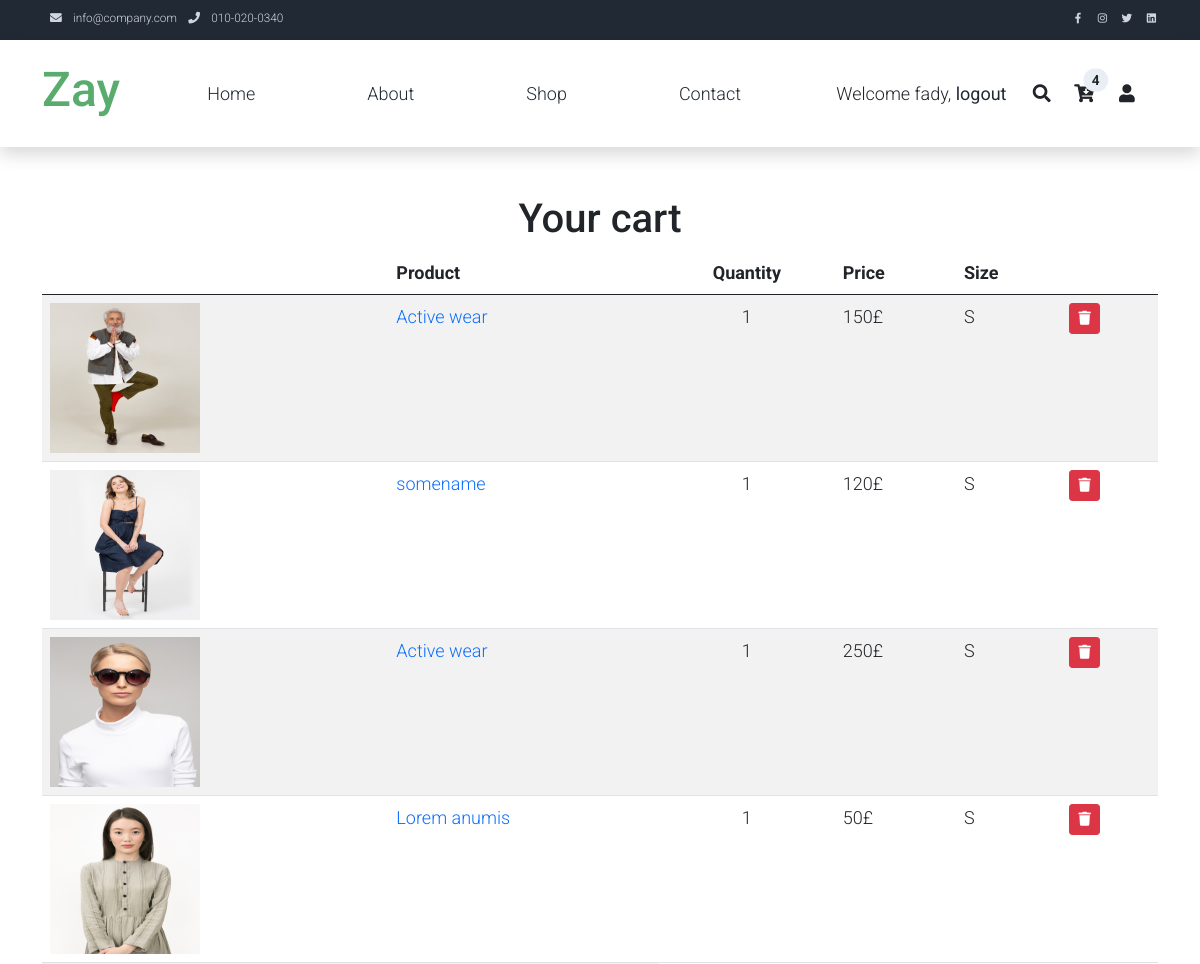
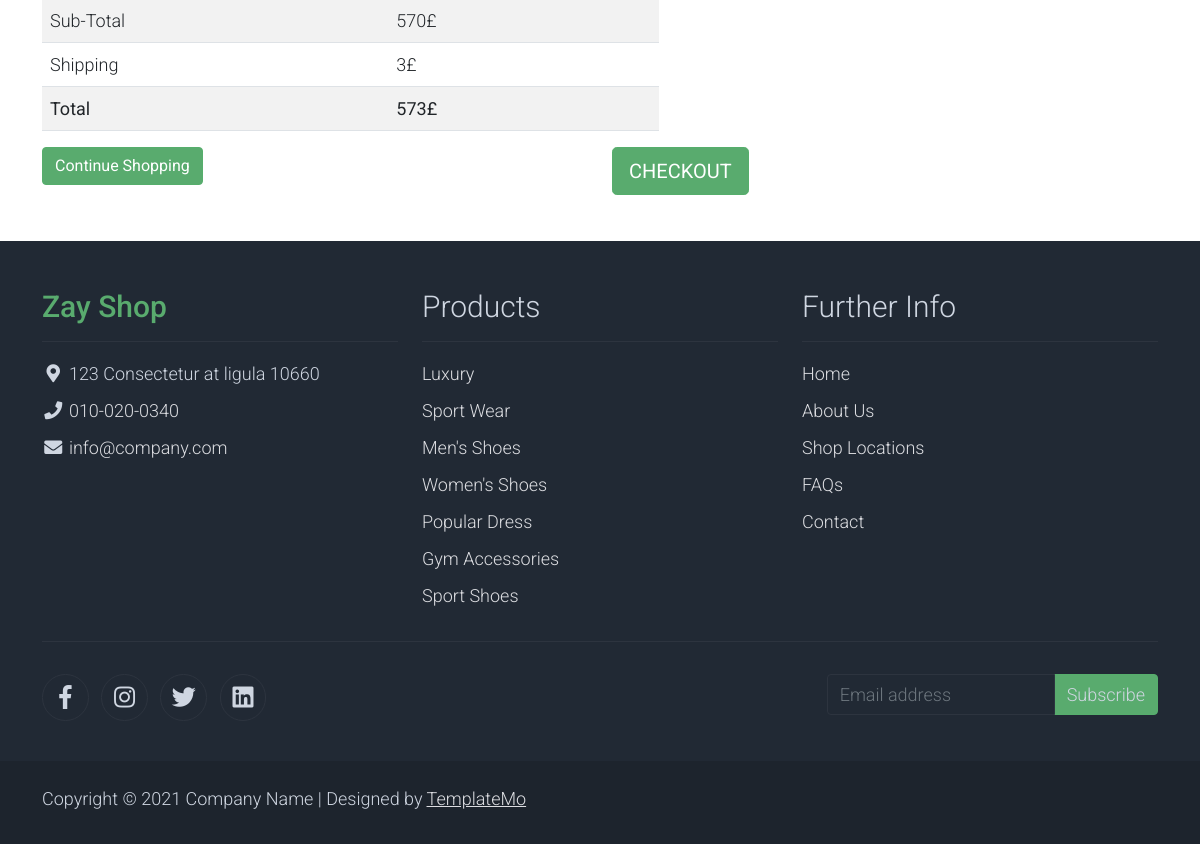
The app's page /cart (signed in) with its own data (2 pictures, top to bottom).
### authentication/models.py (models this page shows)
class UserProfile(models.Model):
    user = models.OneToOneField(User, related_name='user', on_delete=models.CASCADE)
    avatar = models.ImageField(upload_to="profiles", default="profiles/default.png")
    items_in_cart = models.IntegerField(default=0)

### cart/models.py (models this page shows)
class Item(models.Model):
    product = models.ForeignKey(Product, on_delete=models.CASCADE)
    user = models.ForeignKey(User, on_delete=models.CASCADE)
    quantity = models.IntegerField()
    size = models.CharField(max_length=2)

### store/models.py (models this page shows, shortened)
class Product(models.Model):
    name = models.CharField(max_length=250)
    brand = models.CharField(max_length=450)
    colors = models.CharField(max_length=450)
    description = models.TextField(blank=True)
    price = models.IntegerField()
    genders = models.CharField(max_length=6, choices=GENDER_CHOICES, blank=False)
    photo_main = models.ImageField(upload_to='photos/%Y/%m/%d/')
    photo_webp = models.ImageField(upload_to='photos/%Y/%m/%d/')
    photo_1 = models.ImageField(upload_to='photos/%Y/%m/%d/', blank=True)
    photo_2 = models.ImageField(upload_to='photos/%Y/%m/%d/', blank=True)
    photo_3 = models.ImageField(upload_to='photos/%Y/%m/%d/', blank=True)
    photo_4 = models.ImageField(upload_to='photos/%Y/%m/%d/', blank=True)
    photo_5 = models.ImageField(upload_to='photos/%Y/%m/%d/', blank=True)
    photo_6 = models.ImageField(upload_to='photos/%Y/%m/%d/', blank=True)
    S = models.BooleanField(default=True)
    M = models.BooleanField(default=True)
    L = models.BooleanField(default=True)
    XL = models.BooleanField(default=True)
    list_date = models.DateTimeField(default=datetime.now, blank=True)

### cart/views.py (the view)
# urls.py: path('', views.index, name='index'),
@login_required()
def index(request, calledFromRemove=False):
    items = Item.objects.filter(user=request.user)
    subtotal = 0
    for item in items:
        subtotal += item.product.price
    if calledFromRemove:
        return render(request, "cart_items.html", {"items": items, "subtotal": subtotal})
    else:
        return render(request, "cart.html", {"items": items, "subtotal": subtotal})

### templates/cart.html (shortened to what this page needs)
{% extends 'base.html' %}
{% load humanize %}
{% block content %}
<section class="jumbotron text-center">
    <div class="container">
        <h1 class="jumbotron-heading mt-5">Your cart</h1>
    </div>
</section>
<div class="container mb-4">
    <div class="row" hx-swap="innerHTML" hx-target="#items">
        {% include 'cart_items.html' %}
        <div class="col mb-2">
            <div class="row">
                <div class="col-sm-12 mb-4 col-md-6">
                    <a href="{% url 'shop' %}"><button class="btn text-white btn-block btn-success btn-light">Continue Shopping</button></a>
                </div>
                <div class="col-sm-12 col-md-6 text-right">
                    <button class="btn btn-lg btn-block btn-success text-uppercase">Checkout</button>
                </div>
            </div>
        </div>
    </div>
</div>
{% endblock %}

### templates/_partials/_navbar.html (shortened to what this page needs)
<nav class="navbar navbar-expand-lg bg-dark navbar-light d-none d-lg-block" id="templatemo_nav_top">
    <div class="container text-light">
        <div class="w-100 d-flex justify-content-between">
            <div>
                <i class="fa fa-envelope mx-2"></i>
                <a class="navbar-sm-brand text-light text-decoration-none" href="mailto:info@company.com">info@company.com</a>
                <i class="fa fa-phone mx-2"></i>
                <a class="navbar-sm-brand text-light text-decoration-none" href="tel:010-020-0340">010-020-0340</a>
            </div>
            <div>
                <a class="text-light" href="https://fb.com/templatemo" target="_blank" rel="sponsored"><i class="fab fa-facebook-f fa-sm fa-fw me-2"></i></a>
                <a class="text-light" href="https://www.instagram.com/" target="_blank"><i class="fab fa-instagram fa-sm fa-fw me-2"></i></a>
                <a class="text-light" href="https://twitter.com/" target="_blank"><i class="fab fa-twitter fa-sm fa-fw me-2"></i></a>
                <a class="text-light" href="https://www.linkedin.com/" target="_blank"><i class="fab fa-linkedin fa-sm fa-fw"></i></a>
            </div>
        </div>
    </div>
</nav>
<nav class="navbar navbar-expand-lg navbar-light shadow">
    <div class="container d-flex justify-content-between align-items-center">
        <a class="navbar-brand text-success logo h1 align-self-center" href="{% url 'index' %}">
            Zay
        </a>
        <div class="align-self-center collapse navbar-collapse flex-fill  d-lg-flex justify-content-lg-between" id="templatemo_main_nav">
            <div class="flex-fill">
                <ul class="nav navbar-nav d-flex justify-content-between mx-lg-auto">
                    <li class="nav-item">
                        <a class="nav-link" href="{% url 'index' %}">Home</a>
                    </li>
                    <li class="nav-item">
                        <a class="nav-link" href="{% url 'about' %}">About</a>
                    </li>
                    <li class="nav-item">
                        <a class="nav-link" href="{% url 'shop' %}">Shop</a>
                    </li>
                    <li class="nav-item">
                        <a class="nav-link" href="{% url 'contact' %}">Contact</a>
                    </li>
                </ul>
            </div>
            <div class="navbar align-self-center d-flex">
                {% if user.is_authenticated %}
                <span class="m-4">Welcome {{ user.username }},<a class="text-decoration-none" href="{% url 'logout' %}"> <strong>logout</strong></a></span>
                {% else %}
                <span class="m-4"><a class="text-decoration-none" href="{% url 'login' %}"> Login</a></span>
                {% endif %}
                <a class="nav-icon d-none d-lg-inline" href="#" data-bs-toggle="modal" data-bs-target="#templatemo_search">
                    <i class="fa fa-fw fa-search text-dark mr-2"></i>
                </a>
                <a class="nav-icon position-relative text-decoration-none" href="{% url 'cart' %}">
                    <i class="fa fa-fw fa-cart-arrow-down text-dark mr-1"></i>
                    <span class="position-absolute top-0 left-100 translate-middle badge rounded-pill bg-light text-dark" id="items-inc-cart">{% if user.is_authenticated%} {{user.user.items_in_cart}} {% endif %}</span>
                </a>
                <a class="nav-icon position-relative text-decoration-none" href="{% url 'profile' %}">
                    <i class="fa fa-fw fa-user text-dark mr-3"></i>
                </a>
            </div>
        </div>
    </div>
</nav>

### templates/cart_items.html (shortened to what this page needs)
<div class="col-12" id="items">
    <div class="table-responsive">
        <table class="table table-striped">
            <thead>
            <tr>
                <th scope="col"> </th>
                <th scope="col">Product</th>
                <th scope="col" class="text-center">Quantity</th>
                <th scope="col" class="text-right">Price</th>
                <th scope="col" class="text-right">Size</th>
                <th> </th>
            </tr>
            </thead>
            <tbody>
            {% for item in items %}
            <tr>
                <td><img width="150px" height="150px" src="{{ item.product.photo_main.url }}" /> </td>
                <td><a class="text-decoration-none" href="{% url 'item' productid=item.product.id %}">{{ item.product.name }}</a></td>
                <td class="text-center">{{ item.quantity }}</td>
                <td class="text-right">{{ item.product.price }}£</td>
                <td class="text-right">{{item.size}}</td>
                <td class="text-right"><a hx-get="{% url 'remove_from_cart' %}?id={{item.product.id}}"><button class="btn btn-sm btn-danger remove-btn"><i class="fa fa-trash"></i> </button></a></td>
            </tr>
            {% endfor %}
            <tr>
                <td>Sub-Total</td>
                <td class="text-right">{{ subtotal }}£</td>
            </tr>
            <tr>
                <td>Shipping</td>
                <td class="text-right">{% if items %}3£{% endif %}</td>
            </tr>
            <tr>
                <td><strong>Total</strong></td>
                <td class="text-right"><strong>{%if items %}{{ subtotal|add:"3" }}{% else %}0{% endif %}£</strong></td>
            </tr>
            </tbody>
        </table>
    </div>
</div>

### ecommerce_fullstack/static/assets/css/templatemo.css (style rules this page uses)
body, ul, li, p, a, label, input, div { font-family: 'Roboto', sans-serif; font-size: 18px !important; font-weight: 300 !important; }
.h1 { font-family: 'Roboto', sans-serif; font-size: 48px !important; font-weight: 200 !important; }
.logo { font-weight: 500 !important; }
.text-success { color: #59ab6e !important; }
.text-light { color: #cfd6e1 !important; }
.bg-dark { background-color: #212934 !important; }
.bg-light { background-color: #e9eef5 !important; }
.btn-success { background-color: #59ab6e !important; border-color: #56ae6c !important; }
#templatemo_nav_top { min-height: 40px; }
#templatemo_nav_top * { font-size: .9em !important; }
#templatemo_main_nav a { color: #212934; }
#templatemo_main_nav .navbar .nav-icon { margin-right: 20px; }
a { cursor: pointer; }
@media (min-width: 768px) { #templatemo_main_nav .navbar-nav { max-width: 450px; } }
@media (min-width: 992px) { #templatemo_main_nav .navbar-nav { max-width: 550px; } }

### records on screen
Item: product.photo_main (picture), product.name "Active wear", quantity "1", product.price "150", size "S"
Item: product.photo_main (picture), product.name "somename", quantity "1", product.price "120", size "S"
Item: product.photo_main (picture), product.name "Active wear", quantity "1", product.price "250", size "S"
Item: product.photo_main (picture), product.name "Lorem anumis", quantity "1", product.price "50", size "S"

### other values on screen
{{ user.username }} "fady"
{{ user.user.items_in_cart }} "4"
{{ subtotal }} "570"
{{ subtotal|add:"3" }} "573"
